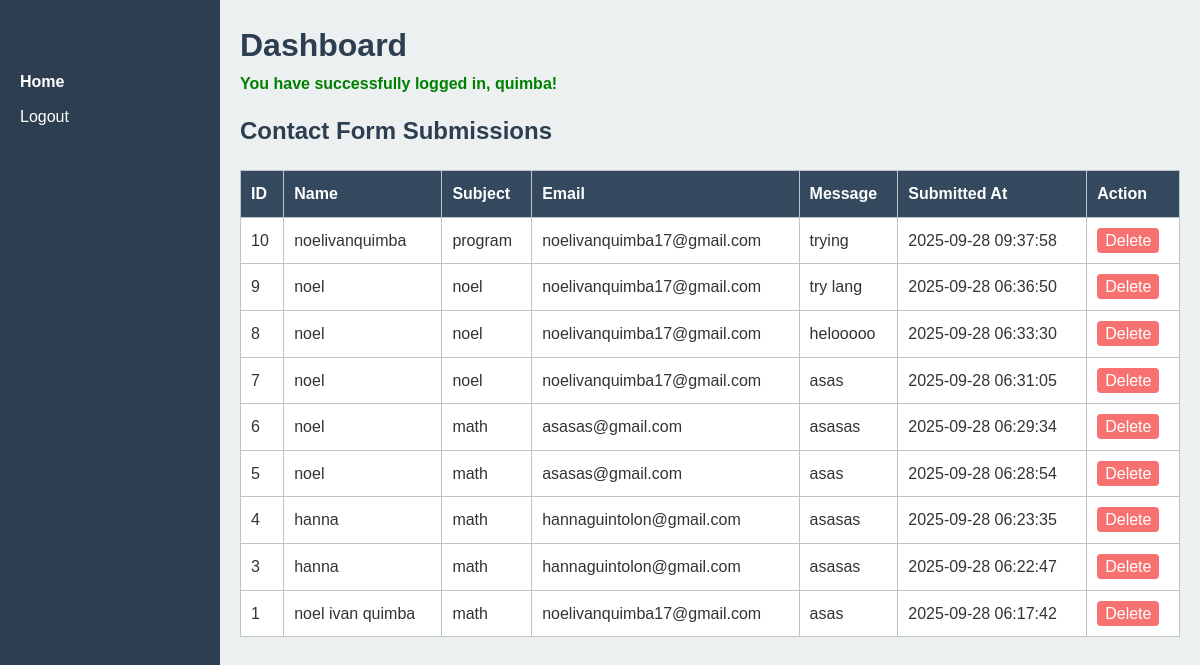
Page /formIPT/Portfolio/dashboard.php (signed in) on the earlier database version.
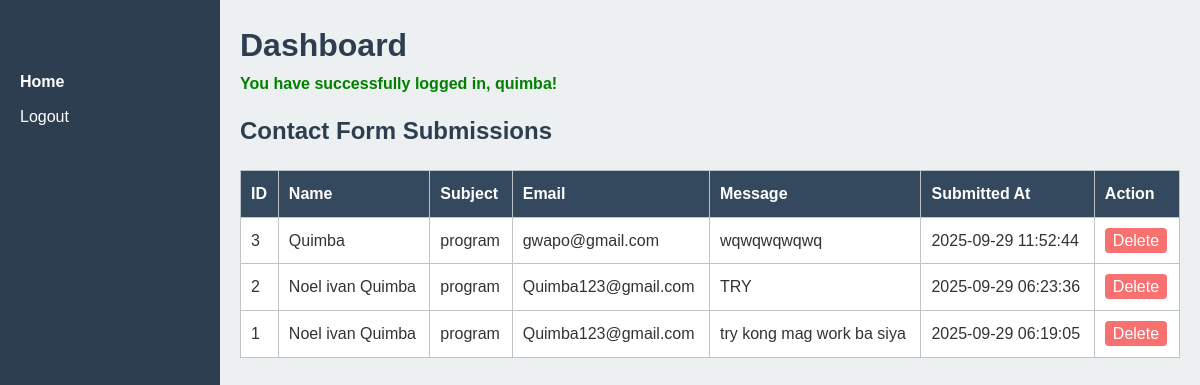
Same page on the later database version.
### tables this page shows
CREATE TABLE `email` (
  `id` int(11) NOT NULL,
  `name` varchar(120) NOT NULL,
  `subject` varchar(255) NOT NULL,
  `recipient_email` varchar(255) NOT NULL,
  `messages` text NOT NULL,
  `sent_at` datetime NOT NULL,
  `created_at` timestamp NOT NULL DEFAULT current_timestamp()
);

### formIPT/Portfolio/dashboard.php (the view, shortened to what this page needs)
<?php
include('config.php');
$stmt = $conn->prepare("
    SELECT id, name, subject, recipient_email, messages, created_at
    FROM email
    ORDER BY created_at DESC
");
$stmt->execute();
$result = $stmt->get_result();
?>
<!doctype html>
<html lang="en">
<head>
<link rel="stylesheet" href="style.css">
</head>
<body>
<div class="dashboard-wrapper">
    <div class="sidebar">
        <h2>Welcome, <?= htmlspecialchars($_SESSION['username']) ?></h2>
        <ul>
            <li><a href="dashboard.php" class="active">Home</a></li>
            <li><a href="logout.php">Logout</a></li>
        </ul>
    </div>
    <div class="main-content">
        <h1>Dashboard</h1>
        <p class="success-message">You have successfully logged in, <?= htmlspecialchars($_SESSION['username']) ?>!</p>
        <h2>Contact Form Submissions</h2>
        <?php if ($result->num_rows > 0): ?>
        <table>
            <thead>
                <tr>
                    <th>ID</th>
                    <th>Name</th>
                    <th>Subject</th>
                    <th>Email</th>
                    <th>Message</th>
                    <th>Submitted At</th>
                    <th>Action</th>
                </tr>
            </thead>
            <tbody>
                <?php while ($row = $result->fetch_assoc()): ?>
                <tr>
                    <td><?= $row['id'] ?></td>
                    <td><?= htmlspecialchars($row['name']) ?></td>
                    <td><?= htmlspecialchars($row['subject']) ?></td>
                    <td><?= htmlspecialchars($row['recipient_email']) ?></td>
                    <td><?= htmlspecialchars($row['messages']) ?></td>
                    <td><?= $row['created_at'] ?></td>
                    <td>
                        <a href="dashboard.php?delete_id=<?= $row['id'] ?>" class="delete-btn" onclick="return confirm('Are you sure you want to delete this message?');">Delete</a>
                    </td>
                </tr>
                <?php endwhile; ?>
            </tbody>
        </table>
        <?php else: ?>
            <p>No contact form submissions yet.</p>
        <?php endif; ?>
    </div>
</div>
</body>
</html>

### formIPT/Portfolio/style.css (style rules this page uses)
* { margin: 0; padding: 0; box-sizing: border-box; }
body { font-family: 'Segoe UI', Roboto, 'Helvetica Neue', Arial, sans-serif; line-height: 1.6; background-color: #f0f2f5; color: #333; }

### formIPT/Portfolio/dashboard.php (style rules this page uses)
body { margin:0; font-family: Arial, sans-serif; background:#ecf0f1; }
.dashboard-wrapper { display: flex; min-height: 100vh; }
.sidebar { width: 220px; background: #2c3e50; color: #fff; padding: 20px; }
.sidebar h2 { font-size: 18px; margin-bottom: 20px; }
.sidebar ul { list-style: none; padding: 0; }
.sidebar ul li { margin: 10px 0; }
.sidebar ul li a { color: #fff; text-decoration: none; }
.sidebar ul li a.active { font-weight: bold; }
.main-content { flex: 1; padding: 20px; }
h1, h2 { color: #2c3e50; }
table { width: 100%; border-collapse: collapse; margin-top: 20px; background:#fff; }
table, th, td { border: 1px solid #bdc3c7; }
th, td { padding: 10px; text-align: left; }
th { background: #34495e; color: #fff; }
.success-message { color: green; font-weight: bold; margin-bottom: 15px; }
.delete-btn { background: #f87171; color: #fff; padding: 4px 8px; border: none; border-radius: 4px; cursor: pointer; text-decoration: none; }

Differences in the rows shown:
removed email: id "10", name "noelivanquimba", subject "program", recipient_email "noelivanquimba17@gmail.com", messages "trying", created_at "2025-09-28 09:37:58"
removed email: id "9", name "noel", subject "noel", recipient_email "noelivanquimba17@gmail.com", messages "try lang", created_at "2025-09-28 06:36:50"
removed email: id "8", name "noel", subject "noel", recipient_email "noelivanquimba17@gmail.com", messages "helooooo", created_at "2025-09-28 06:33:30"
removed email: id "7", name "noel", subject "noel", recipient_email "noelivanquimba17@gmail.com", messages "asas", created_at "2025-09-28 06:31:05"
removed email: id "6", name "noel", subject "math", recipient_email "asasas@gmail.com", messages "asasas", created_at "2025-09-28 06:29:34"
removed email: id "5", name "noel", subject "math", recipient_email "asasas@gmail.com", messages "asas", created_at "2025-09-28 06:28:54"
removed email: id "4", name "hanna", subject "math", recipient_email "hannaguintolon@gmail.com", messages "asasas", created_at "2025-09-28 06:23:35"
changed email id 3: name "hanna" → "Quimba"; subject "math" → "program"; recipient_email "hannaguintolon@gmail.com" → "gwapo@gmail.com"; messages "asasas" → "wqwqwqwqwq"; created_at "2025-09-28 06:22:47" → "2025-09-29 11:52:44"
added email: id "2", name "Noel ivan Quimba", subject "program", recipient_email "Quimba123@gmail.com", messages "TRY", created_at "2025-09-29 06:23:36"
changed email id 1: name "noel ivan quimba" → "Noel ivan Quimba"; subject "math" → "program"; recipient_email "noelivanquimba17@gmail.com" → "Quimba123@gmail.com"; messages "asas" → "try kong mag work ba siya"; created_at "2025-09-28 06:17:42" → "2025-09-29 06:19:05"
